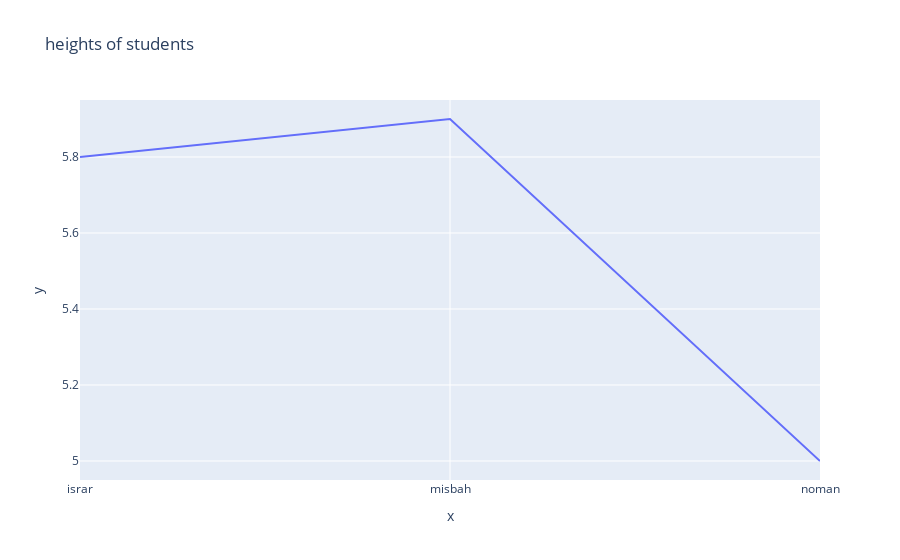

The cell this chart's notebook holds for it:
### Markdown cell above
### Line plots

### Code cell
names = ['israr', 'misbah','noman']
heights = [5.8,5.9,5.0]



# create a plot (line chart)
px.line(x=names, y=heights, title='heights of students')

### Figure 1 — Plotly figure (JSON) as saved in the notebook; plotly's stock layout.template omitted (floating-point values rounded to 4 significant figures)
{"data": [{"hovertemplate": "x=%{x}<br>y=%{y}<extra></extra>", "legendgroup": "", "line": {"color": "#636efa", "dash": "solid"}, "marker": {"symbol": "circle"}, "mode": "lines", "name": "", "orientation": "v", "showlegend": false, "type": "scatter", "x": ["israr", "misbah", "noman"], "xaxis": "x", "y": [5.8, 5.9, 5.0], "yaxis": "y"}], "layout": {"legend": {"tracegroupgap": 0}, "title": {"text": "heights of students"}, "xaxis": {"anchor": "y", "domain": [0, 1], "title": {"text": "x"}}, "yaxis": {"anchor": "x", "domain": [0, 1], "title": {"text": "y"}}}}
